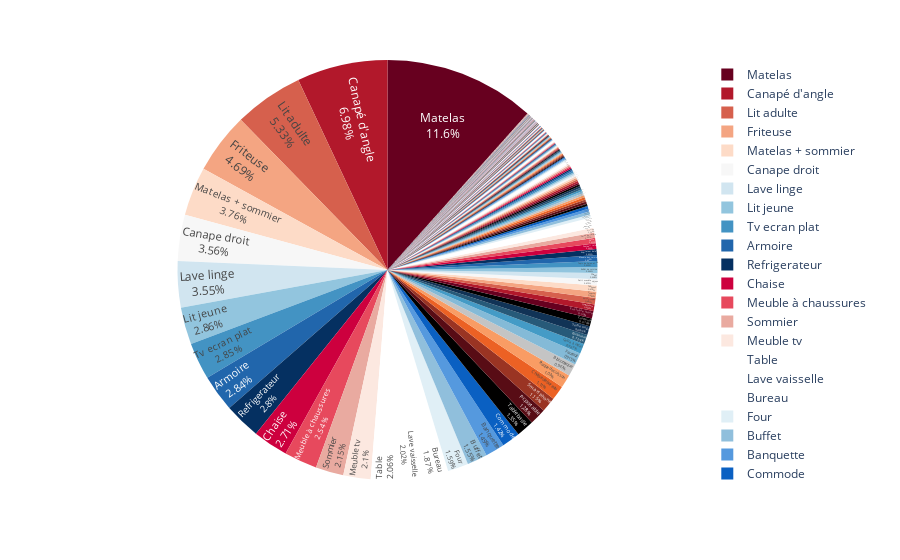

Source (notebook cell):
### Markdown cell above
Les ventes selon la nature

### Code cell
# Groupement des données
nat = d.groupby(d['Nature'])['Montant cmd'].sum().reset_index()
nature = pd.DataFrame(nat)
# Visualisation intercatif
fig = px.pie(nature, names = 'Nature', values = 'Montant cmd', color_discrete_sequence=px.colors.sequential.RdBu)
fig.update_traces(textposition='inside', textinfo='percent+label')
fig.show()

### Figure 1 — Plotly figure (JSON) as saved in the notebook; plotly's stock layout.template omitted (floating-point values rounded to 4 significant figures; data arrays with more than 128 entries replaced by an {"elided": "..."} marker saying what was removed)
{"data": [{"domain": {"x": [0, 1], "y": [0, 1]}, "hovertemplate": "Nature=%{label}<br>Montant cmd=%{value}<extra></extra>", "labels": {"elided": "555 str values"}, "legendgroup": "", "name": "", "showlegend": true, "textinfo": "percent+label", "textposition": "inside", "type": "pie", "values": {"elided": "555 int values"}}], "layout": {"legend": {"tracegroupgap": 0}, "margin": {"t": 60}, "piecolorway": ["rgb(103,0,31)", "rgb(178,24,43)", "rgb(214,96,77)", "rgb(244,165,130)", "rgb(253,219,199)", "rgb(247,247,247)", "rgb(209,229,240)", "rgb(146,197,222)", "rgb(67,147,195)", "rgb(33,102,172)", "rgb(5,48,97)"]}}
